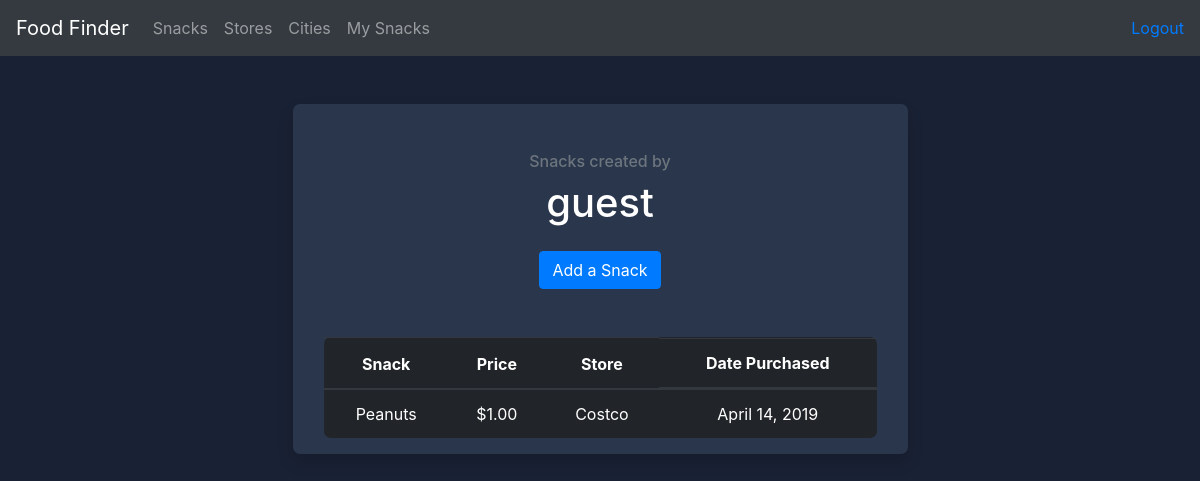
/my_snacks/ (signed in), run on an earlier commit of the app's database.
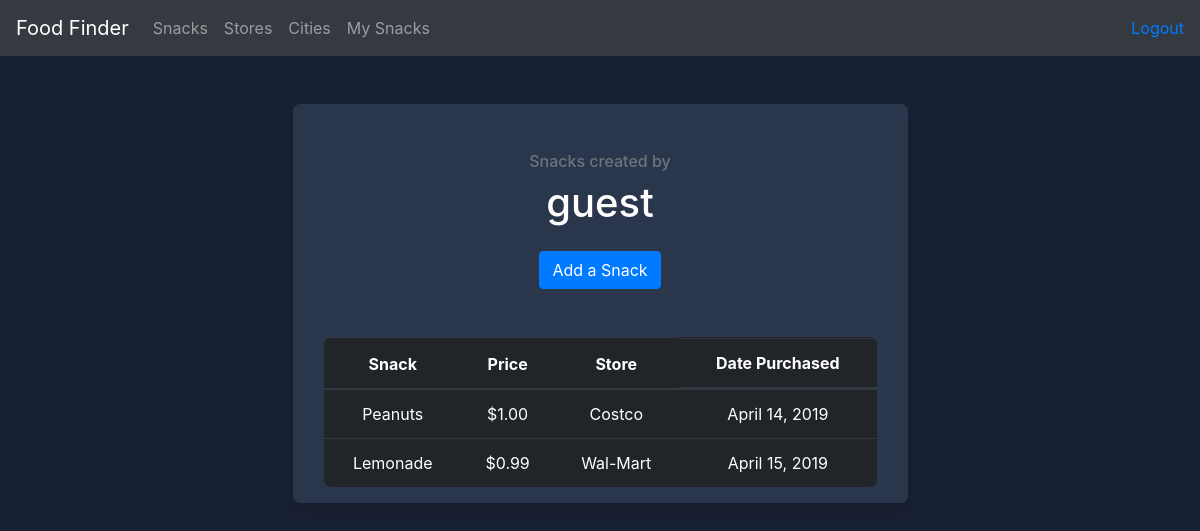
And on a later commit of the database.
### food/models.py (models this page shows)
class Snack(models.Model):
    store = models.ForeignKey(Store, on_delete=models.CASCADE)
    name = models.CharField(max_length=255)
    price = models.DecimalField(default=1.00, decimal_places=2, max_digits=6)
    date_found = models.DateTimeField(auto_now_add=True, blank=True)
    sale = models.BooleanField(default=False)
    snack_author = models.ForeignKey(settings.AUTH_USER_MODEL, on_delete=models.CASCADE, null=True)
    def __str__(self):
        return f'%s' % self.name
    def pretty_price_string(self):
        fancy_price = f'$%.2f' % self.price
        return fancy_price

class Store(models.Model):
    name = models.CharField(max_length=255)
    city = models.CharField(max_length=255)
    def __str__(self):
        return f'%s' % self.name

### food/views.py (the view)
# urls.py: path('my_snacks/', views.user_snacks, name='my_snacks'),
@login_required()
def user_snacks(request):
    users_snacks = Snack.objects.filter(snack_author=request.user)
    context = {
        'users_snacks': users_snacks
    }
    return render(request, 'food/my_snacks.html', context)

### food/templates/food/my_snacks.html
{% extends 'food/base.html' %}
{% block content %}
    <div class="row justify-content-center mt-5">
        <div class="col-lg-6 col-md-8 col-10 text-center shadow">
            <div class="m-3">
                <div class="m-5">
                    <h6 class="text-muted">Snacks created by</h6>
                    <h1>{{ user }}</h1>
                    <a class="text-white btn btn-md btn-primary mt-3" href="{% url 'food:create_snack' %}">Add a
                        Snack</a>
                </div>
                {% if users_snacks %}
                    <table class="table table-dark">
                        <thead>
                        <tr>
                            <th scope="col">Snack</th>
                            <th scope="col">Price</th>
                            <th scope="col">Store</th>
                            <th class="d-none d-sm-block" scope="col">Date Purchased</th>
                        </tr>
                        </thead>
                        <tbody>
                        {% for snack in users_snacks %}
                            <tr>
                                <td>{{ snack }}</td>
                                <td>{{ snack.pretty_price_string }}</td>
                                <td>{{ snack.store }}</td>
                                <td class="d-none d-sm-block">{{ snack.date_found.date }}</td>
                            </tr>
                        {% endfor %}
                        </tbody>
                    </table>
                {% else %}
                    <h4>You have added no snacks</h4>
                {% endif %}
            </div>
        </div>
    </div>
{% endblock %}

What changed in the data, as far as the page shows it:
added Snack: name "Lemonade", pretty_price_string "$0.99", store "Wal-Mart", date_found "April 15, 2019"
